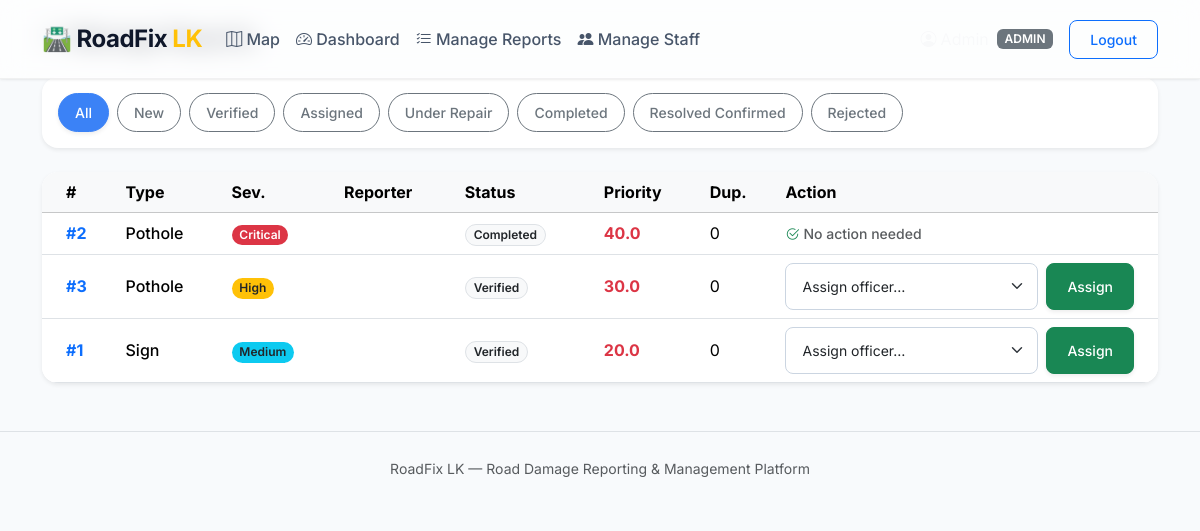
The page /admin/reports (signed in) on the database its author committed.
### models/models.py (models this page shows)
class Report(db.Model):
    __tablename__ = 'reports'
    id = db.Column(db.Integer, primary_key=True, autoincrement=True)
    user_id = db.Column(db.Integer, db.ForeignKey('users.id'), nullable=False)
    damage_type = db.Column(db.String(50), nullable=False)
    description = db.Column(db.Text)
    severity = db.Column(db.String(20), nullable=False)
    latitude = db.Column(db.Float, nullable=False)
    longitude = db.Column(db.Float, nullable=False)
    address_hint = db.Column(db.Text)
    image_path = db.Column(db.String(255))
    status = db.Column(db.String(30), nullable=False, default='new')
    priority_score = db.Column(db.Float, nullable=False, default=0.0)
    duplicate_of = db.Column(db.Integer, db.ForeignKey('reports.id'))
    duplicate_count = db.Column(db.Integer, nullable=False, default=0)
    assigned_officer_id = db.Column(db.Integer, db.ForeignKey('users.id'))
    ai_suggested_type = db.Column(db.String(50))
    ai_suggested_severity = db.Column(db.String(20))
    ai_reasoning = db.Column(db.Text)
    created_at = db.Column(db.DateTime, default=datetime.utcnow, nullable=False)
    updated_at = db.Column(db.DateTime, default=datetime.utcnow, onupdate=datetime.utcnow, nullable=False)
    status_history = db.relationship('ReportStatusHistory', backref='report', lazy=True, cascade='all, delete-orphan')
    notifications = db.relationship('Notification', backref='report', lazy=True, cascade='all, delete-orphan')
    duplicates = db.relationship('Report', backref=db.backref('parent_report', remote_side=[id]), lazy='dynamic')

### routes/admin.py (the view)
@bp.route("/reports")
@roles_required("admin", "officer")
def report_list():
    status_filter = request.args.get("status", "")
    query = Report.query.filter(Report.duplicate_of.is_(None))
    if status_filter:
        query = query.filter(Report.status == status_filter)
    rows = query.order_by(Report.priority_score.desc()).all()
    officers = User.query.filter_by(role='officer').all()
    return render_template(
        "admin_reports.html", reports=rows, status_filter=status_filter, officers=officers
    )

### templates/admin_reports.html (shortened to what this page needs)
{% extends "base.html" %}
{% block content %}
<div class="d-flex justify-content-between align-items-center mb-4">
  <h4 class="mb-0 fw-bold" style="color: var(--secondary-color);"><i class="bi bi-list-check"></i> Manage Reports</h4>
</div>
<div class="card border-0 shadow-sm mb-4">
  <div class="card-body py-3">
    <div class="d-flex flex-wrap gap-2">
      <a href="{{ url_for('admin.report_list') }}" class="btn btn-sm rounded-pill px-3 {{ 'btn-primary shadow-sm' if not status_filter else 'btn-outline-secondary' }}">All</a>
      {% for s in ['new','verified','assigned','under_repair','completed','resolved_confirmed','rejected'] %}
        <a href="{{ url_for('admin.report_list', status=s) }}" class="btn btn-sm rounded-pill px-3 {{ 'btn-primary shadow-sm' if status_filter==s else 'btn-outline-secondary' }}">{{ s.replace('_',' ')|title }}</a>
      {% endfor %}
    </div>
  </div>
</div>
<div class="card border-0 shadow-sm">
  <div class="card-body p-0">
    <div class="table-responsive">
      <table class="table table-hover align-middle mb-0">
        <thead class="table-light">
          <tr>
            <th class="ps-4">#</th><th>Type</th><th>Sev.</th><th>Reporter</th><th>Status</th><th>Priority</th><th>Dup.</th><th class="pe-4">Action</th>
          </tr>
        </thead>
        <tbody>
          {% for r in reports %}
          <tr>
            <td class="ps-4"><a href="{{ url_for('reports.detail', report_id=r.id) }}" class="fw-bold text-decoration-none">#{{ r.id }}</a></td>
            <td class="fw-medium">{{ r.damage_type.replace('_',' ')|title }}</td>
            <td>
              <span class="badge rounded-pill {% if r.severity == 'critical' %}bg-danger{% elif r.severity == 'high' %}bg-warning text-dark{% elif r.severity == 'medium' %}bg-info text-dark{% else %}bg-secondary{% endif %}">{{ r.severity|title }}</span>
            </td>
            <td class="text-muted">{{ r.reporter_name }}</td>
            <td><span class="badge bg-light border text-dark rounded-pill">{{ r.status.replace('_',' ')|title }}</span></td>
            <td class="fw-bold text-danger">{{ r.priority_score }}</td>
            <td>{{ r.duplicate_count }}</td>
            <td class="pe-4" style="min-width:240px;">
              {% if r.status in ('new','verified','assigned','under_repair') %}
                <form method="POST" action="{{ url_for('admin.advance_status', report_id=r.id) }}" class="d-flex gap-2">
                  {% if r.status == 'verified' %}
                    <select name="officer_id" class="form-select form-select-sm" required>
                      <option value="" disabled selected>Assign officer…</option>
                    </select>
                  {% endif %}
                  <button class="btn btn-sm btn-success fw-medium shadow-sm" type="submit">
                    {% if r.status == 'new' %}Verify
                    {% elif r.status == 'verified' %}Assign
                    {% elif r.status == 'assigned' %}Start repair
                    {% elif r.status == 'under_repair' %}Mark completed
                    {% endif %}
                  </button>
                </form>
              {% else %}
                <span class="text-muted small fw-medium"><i class="bi bi-check2-circle text-success me-1"></i>No action needed</span>
              {% endif %}
            </td>
          </tr>
          {% endfor %}
        </tbody>
      </table>
    </div>
  </div>
</div>
{% endblock %}

### static/css/style.css (style rules this page uses)
:root { --primary-color: #3b82f6; --primary-hover: #2563eb; --secondary-color: #0f172a; --accent-color: #f59e0b; --background-color: #f8fafc; --surface-color: #ffffff; --critical-color: #ef4444; --high-color: #f97316; --medium-color: #eab308; --low-color: #10b981; --shadow-sm: 0 1px 3px rgba(0,0,0,0.05), 0 1px 2px rgba(0,0,0,0.03); --shadow-md: 0 4px 6px -1px rgba(0,0,0,0.05), 0 2px 4px -1px rgba(0,0,0,0.03); --shadow-lg: 0 10px 15px -3px rgba(0,0,0,0.05), 0 4px 6px -2px rgba(0,0,0,0.025); --glass-bg: rgba(255, 255, 255, 0.7); --glass-border: rgba(255, 255, 255, 0.2); --transition-fast: 0.15s ease-in-out; --transition-normal: 0.3s cubic-bezier(0.4, 0, 0.2, 1); }
body { font-family: 'Inter', sans-serif; background-color: var(--background-color); color: #334155; -webkit-font-smoothing: antialiased; }
h1, h2, h3, h4, h5, h6 { font-weight: 700; color: var(--secondary-color); letter-spacing: -0.025em; }
.card { background-color: var(--surface-color); border: none; border-radius: 1rem; box-shadow: var(--shadow-md); transition: box-shadow var(--transition-normal), transform var(--transition-normal); overflow: hidden; }
.btn { font-weight: 500; border-radius: 0.5rem; padding: 0.5rem 1.25rem; transition: all var(--transition-fast); }
.btn-primary { background-color: var(--primary-color); border-color: var(--primary-color); box-shadow: 0 4px 6px -1px rgba(59, 130, 246, 0.2); }
.form-control, .form-select { border-radius: 0.5rem; border: 1px solid #cbd5e1; padding: 0.75rem 1rem; transition: all var(--transition-fast); box-shadow: none; }
.badge { padding: 0.35em 0.65em; border-radius: 0.375rem; font-weight: 600; }

### rows shown on the page
Report: id "2", damage_type.replace "Pothole", severity "Critical", status.replace "Completed", priority_score "40.0", duplicate_count "0", shows "No action needed"
Report: id "3", damage_type.replace "Pothole", severity "High", status.replace "Verified", priority_score "30.0", duplicate_count "0", shows "Assign"
Report: id "1", damage_type.replace "Sign", severity "Medium", status.replace "Verified", priority_score "20.0", duplicate_count "0", shows "Assign"

### other values the page prints
{{ session.get('role') }} "ADMIN"
{{ s.replace('_',' ')|title }} "New" "Verified" "Assigned" "Under Repair" "Completed" "Resolved Confirmed" "Rejected"
